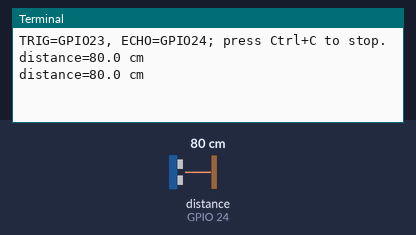
A program run on a simulated Raspberry Pi (BCM pin numbers). Parts: the last lines printed to the terminal. The inputs (shaded band) are chosen by the test bench; at power-on: distance to the obstacle (sensor on GPIO 24) 80 cm. The echo pulse lasts 58.3 µs per cm.

Above: at 1.2 s.
1.3 s: distance to the obstacle (sensor on GPIO 24) set to 2 cm
At 1.7 s:
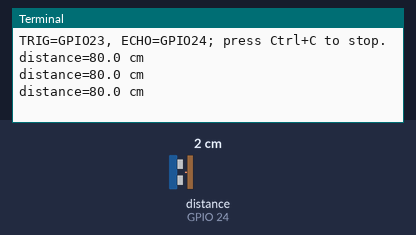
2.8 s: distance to the obstacle (sensor on GPIO 24) set to 4 cm
At 3.2 s:
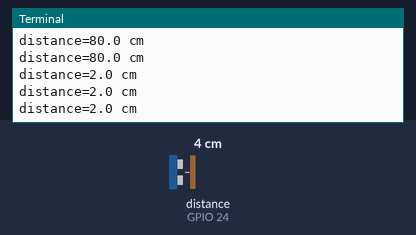
Timing chart, 0 to 5.8 s (numbered marks = the images above; inputs shaded):
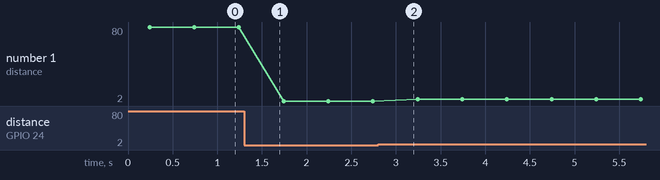

The program:

ultrasonic_test.py
```python
#!/usr/bin/env python3
"""Read an HC-SR04-style ultrasonic sensor directly from Raspberry Pi GPIO."""

import argparse
import sys
import time


def main():
    parser = argparse.ArgumentParser(description=__doc__)
    parser.add_argument("--trigger", type=int, default=23,
                        help="BCM GPIO for TRIG (default: 23, physical pin 16)")
    parser.add_argument("--echo", type=int, default=24,
                        help="BCM GPIO for ECHO (default: 24, physical pin 18)")
    parser.add_argument("--interval", type=float, default=0.5,
                        help="seconds between readings (default: 0.5)")
    parser.add_argument("--once", action="store_true",
                        help="read once and exit")
    args = parser.parse_args()
    if args.interval < 0.1:
        parser.error("--interval must be at least 0.1 seconds")
    if args.trigger == args.echo:
        parser.error("TRIG and ECHO must use different GPIO pins")

    try:
        from gpiozero import DistanceSensor
    except ImportError:
        sys.exit("Install GPIO Zero on the Pi: sudo apt install python3-gpiozero")

    print(f"TRIG=GPIO{args.trigger}, ECHO=GPIO{args.echo}; press Ctrl+C to stop.")
    try:
        with DistanceSensor(echo=args.echo, trigger=args.trigger,
                            max_distance=4, queue_len=5) as sensor:
            while True:
                distance_cm = sensor.distance * 100
                if distance_cm >= 399:
                    print("No echo or target beyond 4 m", flush=True)
                else:
                    print(f"distance={distance_cm:.1f} cm", flush=True)
                if args.once:
                    break
                time.sleep(args.interval)
    except KeyboardInterrupt:
        print("\nStopped.")
    return 0


if __name__ == "__main__":
    sys.exit(main())
```

Measured:
- plotted number 1: 80 → 2 after the input at 1.3 s, 2 → 4 after the input at 2.8 s
